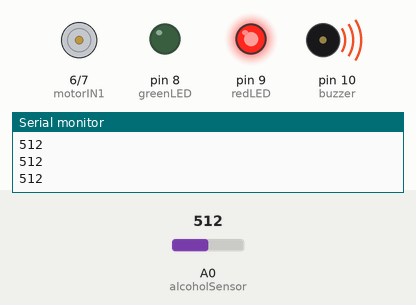
A sketch run on a simulated Arduino Uno, built with avr-gcc and run on an emulated ATmega328P. On the bench: motor-driver pin pairs drawn as motors (green arrow = first pin HIGH = forward, orange = second pin HIGH = backward, longer = more drive, scaled by the enable pin), output pins drawn as LEDs (lit = HIGH), buzzer (waves = sounding, pin HIGH), the last lines printed to the serial monitor. Inputs (shaded band) come from the test bench; at power-on: A0 (alcoholSensor) = 512.

Above: at 1.2 s.
1.3 s: A0 (alcoholSensor) set to 493
At 2.6 s:
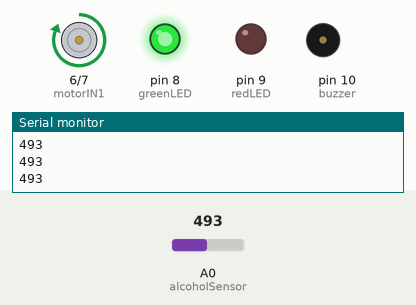
3.0 s: A0 (alcoholSensor) set to 510
At 3.8 s:
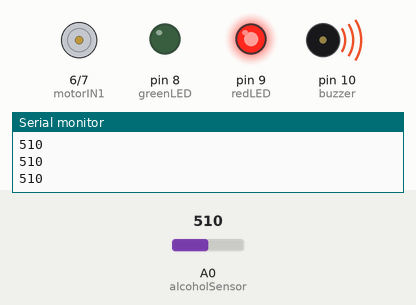
4.5 s: A0 (alcoholSensor) set to 490
At 5.0 s:
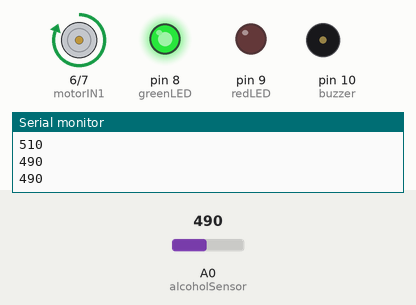
Timing chart, 0 to 7.5 s (numbered marks = the images above; inputs shaded):
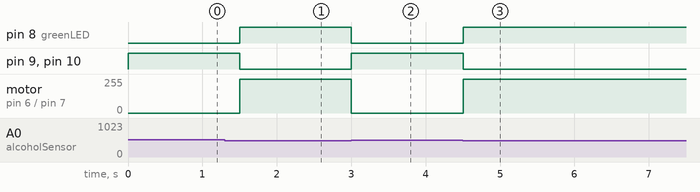

Measured:
- the behaviour switches between 501 and 500 on A0 (alcoholSensor) (found by bisection; images 0 and 1)
- after the input at 1.3 s, pin 8 (greenLED): LOW → HIGH after 0.20 s; pin 9 (redLED), pin 10 (buzzer): HIGH → LOW after 0.20 s; motor on pin 6 (motorIN1) / pin 7 (motorIN2): stopped → forward 255/255 after 0.20 s
- after the input at 3.0 s, pin 8 (greenLED): HIGH → LOW at once; pin 9 (redLED), pin 10 (buzzer): LOW → HIGH at once; motor on pin 6 (motorIN1) / pin 7 (motorIN2): forward 255/255 → stopped at once
- after the input at 4.5 s, pin 8 (greenLED): LOW → HIGH at once; pin 9 (redLED), pin 10 (buzzer): HIGH → LOW at once; motor on pin 6 (motorIN1) / pin 7 (motorIN2): stopped → forward 255/255 at once

The sketch:

sketch.ino
```cpp
const int alcoholSensor = A0;

const int motorEnable = 5;
const int motorIN1 = 6;
const int motorIN2 = 7;

const int greenLED = 8;
const int redLED = 9;
const int buzzer = 10;

int threshold = 500;

void setup()
{
  pinMode(motorEnable, OUTPUT);
  pinMode(motorIN1, OUTPUT);
  pinMode(motorIN2, OUTPUT);

  pinMode(greenLED, OUTPUT);
  pinMode(redLED, OUTPUT);
  pinMode(buzzer, OUTPUT);

  Serial.begin(9600);
}

void loop()
{
  int alcoholValue = analogRead(alcoholSensor);

  Serial.println(alcoholValue);

  if (alcoholValue > threshold)
  {
    // Alcohol detected - Engine locked
    digitalWrite(redLED, HIGH);
    digitalWrite(greenLED, LOW);

    digitalWrite(buzzer, HIGH);

    digitalWrite(motorIN1, LOW);
    digitalWrite(motorIN2, LOW);
    analogWrite(motorEnable, 0);
  }
  else
  {
    // Safe - Engine runs
    digitalWrite(redLED, LOW);
    digitalWrite(greenLED, HIGH);

    digitalWrite(buzzer, LOW);

    digitalWrite(motorIN1, HIGH);
    digitalWrite(motorIN2, LOW);
    analogWrite(motorEnable, 255);
  }

  delay(300);
}
```
